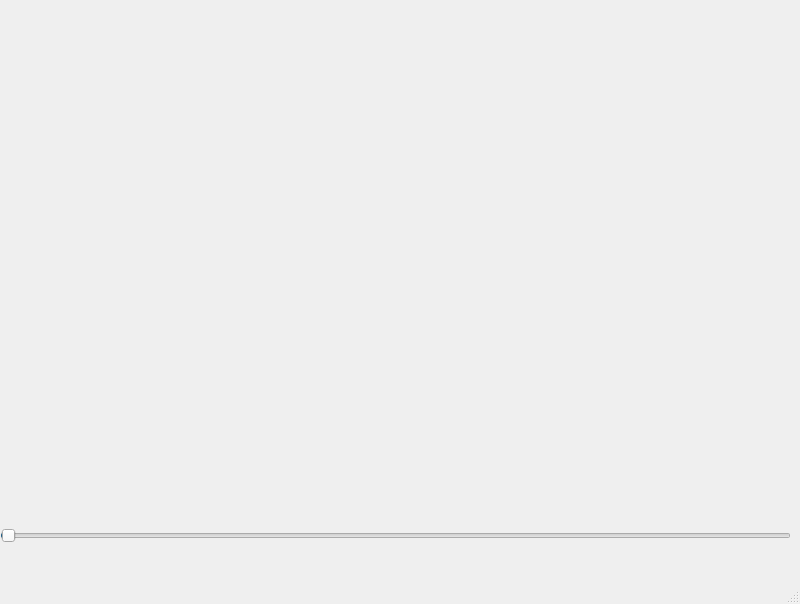
<?xml version="1.0" encoding="UTF-8"?>
<ui version="4.0">
 <class>MainWindow</class>
 <widget class="QMainWindow" name="MainWindow">
  <property name="geometry">
   <rect>
    <x>0</x>
    <y>0</y>
    <width>800</width>
    <height>604</height>
   </rect>
  </property>
  <property name="windowTitle">
   <string>MainWindow</string>
  </property>
  <widget class="QWidget" name="centralwidget">
   <widget class="Ekran" name="widget" native="true">
    <property name="geometry">
     <rect>
      <x>0</x>
      <y>-40</y>
      <width>801</width>
      <height>611</height>
     </rect>
    </property>
    <widget class="QSlider" name="slider">
     <property name="geometry">
      <rect>
       <x>0</x>
       <y>550</y>
       <width>791</width>
       <height>51</height>
      </rect>
     </property>
     <property name="minimum">
      <number>3</number>
     </property>
     <property name="maximum">
      <number>100000</number>
     </property>
     <property name="value">
      <number>100</number>
     </property>
     <property name="orientation">
      <enum>Qt::Horizontal</enum>
     </property>
    </widget>
   </widget>
  </widget>
  <widget class="QMenuBar" name="menubar">
   <property name="geometry">
    <rect>
     <x>0</x>
     <y>0</y>
     <width>800</width>
     <height>22</height>
    </rect>
   </property>
  </widget>
  <widget class="QStatusBar" name="statusbar"/>
 </widget>
 <customwidgets>
  <customwidget>
   <class>Ekran</class>
   <extends>QWidget</extends>
   <header>ekran.h</header>
   <container>1</container>
  </customwidget>
 </customwidgets>
 <resources/>
 <connections/>
</ui>
